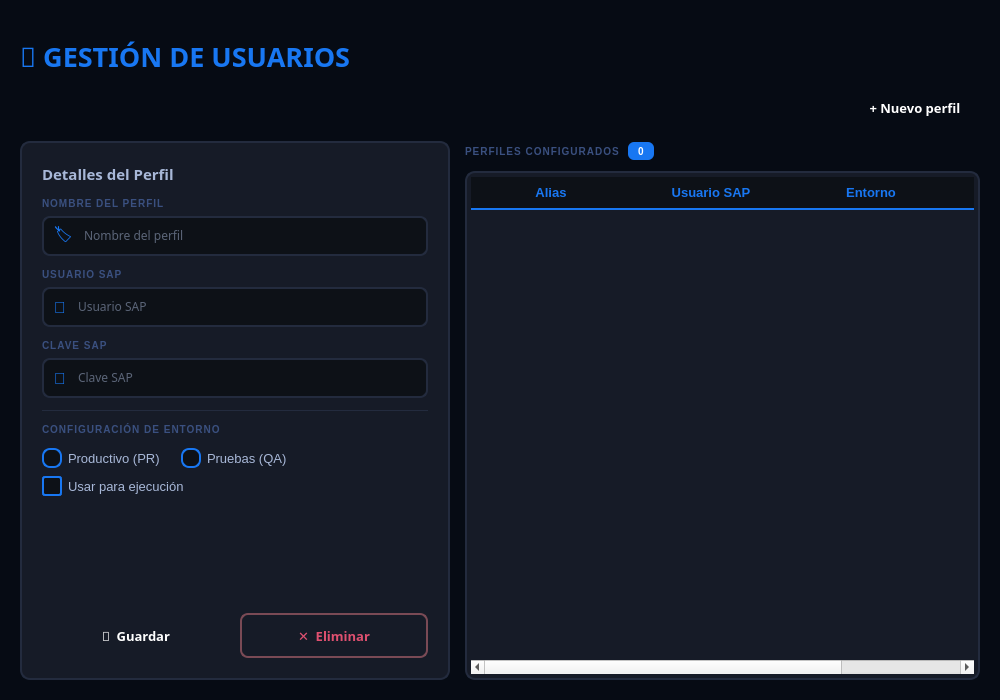
<?xml version="1.0" encoding="UTF-8"?>
<ui version="4.0">
 <class>credenciales</class>
 <widget class="QMainWindow" name="credenciales">
  <property name="geometry">
   <rect>
    <x>0</x>
    <y>0</y>
    <width>1000</width>
    <height>700</height>
   </rect>
  </property>
  <property name="font">
   <font>
    <family>72</family>
   </font>
  </property>
  <property name="windowTitle">
   <string>Credenciales</string>
  </property>
  <property name="windowIcon">
   <iconset>
    <normaloff>../recursos/magnus.ico</normaloff>../recursos/magnus.ico</iconset>
  </property>
  <property name="styleSheet">
   <string notr="true">
/* ═══════════════════════════════════════════════
   GLASSMORPHISM DARK — CREDENCIALES
   Base: fondo profundo con capa de &quot;vidrio&quot; encima
   ═══════════════════════════════════════════════ */

QMainWindow, QWidget#centralwidget {
    background-color: #060B14;
    background-image:
        radial-gradient(ellipse at 20% 20%, rgba(24,119,242,0.08) 0%, transparent 55%),
        radial-gradient(ellipse at 80% 75%, rgba(7,94,84,0.07) 0%, transparent 55%);
}

QScrollBar:vertical { background:#0D1117; width:6px; border-radius:3px; }
QScrollBar::handle:vertical { background:#232B3E; border-radius:3px; min-height:20px; }
QScrollBar::handle:vertical:hover { background:#1877F2; }
QScrollBar::add-line:vertical, QScrollBar::sub-line:vertical { height:0px; }
   </string>
  </property>
  <widget class="QWidget" name="centralwidget">
   <layout class="QVBoxLayout" name="verticalLayout_main">
    <property name="spacing">
     <number>15</number>
    </property>
    <property name="leftMargin">
     <number>20</number>
    </property>
    <property name="topMargin">
     <number>20</number>
    </property>
    <property name="rightMargin">
     <number>20</number>
    </property>
    <property name="bottomMargin">
     <number>20</number>
    </property>
    <item>
     <widget class="QFrame" name="top_accent">
      <property name="minimumSize">
       <size>
        <width>0</width>
        <height>3</height>
       </size>
      </property>
      <property name="maximumSize">
       <size>
        <width>16777215</width>
        <height>3</height>
       </size>
      </property>
      <property name="styleSheet">
       <string notr="true">
QFrame#top_accent {
    background: qlineargradient(x1:0,y1:0,x2:1,y2:0,
        stop:0   #1877F2,
        stop:0.4 #4FA3F7,
        stop:0.6 #38D9A9,
        stop:1   #075E54);
    border: none;
}
       </string>
      </property>
     </widget>
    </item>
    <item>
     <widget class="QLabel" name="label">
      <property name="font">
       <font>
        <family>72</family>
        <pointsize>12</pointsize>
        <bold>true</bold>
       </font>
      </property>
      <property name="styleSheet">
       <string notr="true">
color: #1877F2;
background: transparent;
border: none;
       </string>
      </property>
      <property name="text">
       <string>&lt;html&gt;&lt;head/&gt;&lt;body&gt;&lt;p&gt;&lt;span style=&quot; font-size:20pt;&quot;&gt;🔐 GESTIÓN DE USUARIOS&lt;/span&gt;&lt;/p&gt;&lt;/body&gt;&lt;/html&gt;</string>
      </property>
     </widget>
    </item>
    <item>
     <layout class="QHBoxLayout" name="hl_nuevo_perfil">
      <item>
       <spacer name="sp_header">
        <property name="orientation">
         <enum>Qt::Orientation::Horizontal</enum>
        </property>
        <property name="sizeHint" stdset="0">
         <size>
          <width>40</width>
          <height>20</height>
         </size>
        </property>
       </spacer>
      </item>
      <item>
       <widget class="QPushButton" name="btn_nuevo_perfil">
        <property name="minimumSize">
         <size>
          <width>130</width>
          <height>36</height>
         </size>
        </property>
        <property name="maximumSize">
         <size>
          <width>130</width>
          <height>36</height>
         </size>
        </property>
        <property name="font">
         <font>
          <family>72</family>
          <pointsize>10</pointsize>
          <fontweight>DemiBold</fontweight>
         </font>
        </property>
        <property name="styleSheet">
         <string notr="true">
QPushButton#btn_nuevo_perfil {
    background: qlineargradient(x1:0,y1:0,x2:1,y2:0,
        stop:0 #1877F2, stop:1 #3B8FF5);
    color: white;
    border-radius: 8px;
    font-family: &quot;72&quot;;
    font-size: 10pt;
    font-weight: 600;
    border: none;
    padding: 6px 12px;
}
QPushButton#btn_nuevo_perfil:hover {
    background: qlineargradient(x1:0,y1:0,x2:1,y2:0,
        stop:0 #145DB2, stop:1 #1877F2);
}
QPushButton#btn_nuevo_perfil:pressed { background-color: #0F4A99; }
         </string>
        </property>
        <property name="text">
         <string>+ Nuevo perfil</string>
        </property>
       </widget>
      </item>
     </layout>
    </item>
    <item>
     <layout class="QHBoxLayout" name="hl_body">
      <property name="spacing">
       <number>15</number>
      </property>
      <property name="leftMargin">
       <number>0</number>
      </property>
      <property name="topMargin">
       <number>0</number>
      </property>
      <property name="rightMargin">
       <number>0</number>
      </property>
      <property name="bottomMargin">
       <number>0</number>
      </property>
      <item>
       <widget class="QFrame" name="login_card">
        <property name="minimumSize">
         <size>
          <width>380</width>
          <height>0</height>
         </size>
        </property>
        <property name="maximumSize">
         <size>
          <width>430</width>
          <height>16777215</height>
         </size>
        </property>
        <property name="styleSheet">
         <string notr="true">
QFrame#login_card {
    background-color: #161B27;
    border: 1.5px solid #232B3E;
    border-radius: 10px;
}
QLabel { background: transparent; border: none; }
         </string>
        </property>
        <layout class="QVBoxLayout" name="verticalLayout_card">
         <property name="spacing">
          <number>12</number>
         </property>
         <property name="leftMargin">
          <number>20</number>
         </property>
         <property name="topMargin">
          <number>20</number>
         </property>
         <property name="rightMargin">
          <number>20</number>
         </property>
         <property name="bottomMargin">
          <number>20</number>
         </property>
         <item>
          <widget class="QLabel" name="lbl_form_title">
           <property name="font">
            <font>
             <family>72</family>
             <pointsize>11</pointsize>
             <bold>true</bold>
            </font>
           </property>
           <property name="styleSheet">
            <string notr="true">color: #A8B8D8; background: transparent; border: none;</string>
           </property>
           <property name="text">
            <string>Detalles del Perfil</string>
           </property>
          </widget>
         </item>
         <item>
          <layout class="QVBoxLayout" name="vl_f_alias">
           <property name="spacing">
            <number>6</number>
           </property>
           <item>
            <widget class="QLabel" name="lbl_f_alias">
             <property name="styleSheet">
              <string notr="true">
color: #3A5080;
font-family: &quot;72&quot;;
font-size: 7.5pt;
font-weight: 700;
letter-spacing: 1px;
background: transparent;
border: none;
              </string>
             </property>
             <property name="text">
              <string>NOMBRE DEL PERFIL</string>
             </property>
            </widget>
           </item>
           <item>
            <widget class="QFrame" name="frame_alias">
             <property name="minimumSize">
              <size>
               <width>0</width>
               <height>40</height>
              </size>
             </property>
             <property name="styleSheet">
              <string notr="true">
QFrame#frame_alias {
    background-color: #0D1117;
    border-radius: 8px;
    border: 1.5px solid #232B3E;
}
QFrame#frame_alias:focus-within {
    border-color: #1877F2;
}
              </string>
             </property>
             <layout class="QHBoxLayout" name="hl_alias">
              <property name="spacing">
               <number>8</number>
              </property>
              <property name="leftMargin">
               <number>10</number>
              </property>
              <property name="topMargin">
               <number>0</number>
              </property>
              <property name="rightMargin">
               <number>10</number>
              </property>
              <property name="bottomMargin">
               <number>0</number>
              </property>
              <item>
               <widget class="QLabel" name="lbl_alias_icon">
                <property name="styleSheet">
                 <string notr="true">color: #1877F2; font-size: 12pt; background: transparent; border: none;</string>
                </property>
                <property name="text">
                 <string>🏷</string>
                </property>
               </widget>
              </item>
              <item>
               <widget class="QLineEdit" name="txt_usuario">
                <property name="font">
                 <font>
                  <family>72</family>
                  <pointsize>9</pointsize>
                 </font>
                </property>
                <property name="styleSheet">
                 <string notr="true">
QLineEdit {
    background: transparent;
    border: none;
    color: #A8B8D8;
    font-family: &quot;72&quot;;
    font-size: 9pt;
    padding: 2px;
}
                 </string>
                </property>
                <property name="placeholderText">
                 <string>Nombre del perfil</string>
                </property>
               </widget>
              </item>
             </layout>
            </widget>
           </item>
          </layout>
         </item>
         <item>
          <layout class="QVBoxLayout" name="vl_f_user">
           <property name="spacing">
            <number>6</number>
           </property>
           <item>
            <widget class="QLabel" name="lbl_user">
             <property name="styleSheet">
              <string notr="true">
color: #3A5080;
font-family: &quot;72&quot;;
font-size: 7.5pt;
font-weight: 700;
letter-spacing: 1px;
background: transparent;
border: none;
              </string>
             </property>
             <property name="text">
              <string>USUARIO SAP</string>
             </property>
            </widget>
           </item>
           <item>
            <widget class="QFrame" name="frame_user">
             <property name="minimumSize">
              <size>
               <width>0</width>
               <height>40</height>
              </size>
             </property>
             <property name="styleSheet">
              <string notr="true">
QFrame#frame_user {
    background-color: #0D1117;
    border-radius: 8px;
    border: 1.5px solid #232B3E;
}
              </string>
             </property>
             <layout class="QHBoxLayout" name="hl_user">
              <property name="spacing">
               <number>8</number>
              </property>
              <property name="leftMargin">
               <number>10</number>
              </property>
              <property name="topMargin">
               <number>0</number>
              </property>
              <property name="rightMargin">
               <number>10</number>
              </property>
              <property name="bottomMargin">
               <number>0</number>
              </property>
              <item>
               <widget class="QLabel" name="lbl_user_icon">
                <property name="styleSheet">
                 <string notr="true">color: #1877F2; font-size: 12pt; background: transparent; border: none;</string>
                </property>
                <property name="text">
                 <string>👤</string>
                </property>
               </widget>
              </item>
              <item>
               <widget class="QLineEdit" name="txt_clave">
                <property name="font">
                 <font>
                  <family>72</family>
                  <pointsize>9</pointsize>
                 </font>
                </property>
                <property name="styleSheet">
                 <string notr="true">
QLineEdit {
    background: transparent;
    border: none;
    color: #A8B8D8;
    font-family: &quot;72&quot;;
    font-size: 9pt;
    padding: 2px;
}
                 </string>
                </property>
                <property name="placeholderText">
                 <string>Usuario SAP</string>
                </property>
               </widget>
              </item>
             </layout>
            </widget>
           </item>
          </layout>
         </item>
         <item>
          <layout class="QVBoxLayout" name="vl_f_pass">
           <property name="spacing">
            <number>6</number>
           </property>
           <item>
            <widget class="QLabel" name="lbl_f_pass">
             <property name="styleSheet">
              <string notr="true">
color: #3A5080;
font-family: &quot;72&quot;;
font-size: 7.5pt;
font-weight: 700;
letter-spacing: 1px;
background: transparent;
border: none;
              </string>
             </property>
             <property name="text">
              <string>CLAVE SAP</string>
             </property>
            </widget>
           </item>
           <item>
            <widget class="QFrame" name="frame_pass">
             <property name="minimumSize">
              <size>
               <width>0</width>
               <height>40</height>
              </size>
             </property>
             <property name="styleSheet">
              <string notr="true">
QFrame#frame_pass {
    background-color: #0D1117;
    border-radius: 8px;
    border: 1.5px solid #232B3E;
}
              </string>
             </property>
             <layout class="QHBoxLayout" name="hl_pass">
              <property name="spacing">
               <number>8</number>
              </property>
              <property name="leftMargin">
               <number>10</number>
              </property>
              <property name="topMargin">
               <number>0</number>
              </property>
              <property name="rightMargin">
               <number>10</number>
              </property>
              <property name="bottomMargin">
               <number>0</number>
              </property>
              <item>
               <widget class="QLabel" name="lbl_pass_icon">
                <property name="styleSheet">
                 <string notr="true">color: #1877F2; font-size: 12pt; background: transparent; border: none;</string>
                </property>
                <property name="text">
                 <string>🔑</string>
                </property>
               </widget>
              </item>
              <item>
               <widget class="QLineEdit" name="txt_clave_sap">
                <property name="font">
                 <font>
                  <family>72</family>
                  <pointsize>9</pointsize>
                 </font>
                </property>
                <property name="styleSheet">
                 <string notr="true">
QLineEdit {
    background: transparent;
    border: none;
    color: #A8B8D8;
    font-family: &quot;72&quot;;
    font-size: 9pt;
    padding: 2px;
}
                 </string>
                </property>
                <property name="echoMode">
                 <enum>QLineEdit::EchoMode::Password</enum>
                </property>
                <property name="placeholderText">
                 <string>Clave SAP</string>
                </property>
               </widget>
              </item>
             </layout>
            </widget>
           </item>
          </layout>
         </item>
         <item>
          <widget class="QFrame" name="separator_entorno">
           <property name="minimumSize">
            <size>
             <width>0</width>
             <height>1</height>
            </size>
           </property>
           <property name="maximumSize">
            <size>
             <width>16777215</width>
             <height>1</height>
            </size>
           </property>
           <property name="styleSheet">
            <string notr="true">
QFrame#separator_entorno {
    background-color: #232B3E;
    border: none;
}
            </string>
           </property>
          </widget>
         </item>
         <item>
          <widget class="QLabel" name="lbl_entorno_title">
           <property name="styleSheet">
            <string notr="true">
color: #3A5080;
font-family: &quot;72&quot;;
font-size: 7.5pt;
font-weight: 700;
letter-spacing: 1px;
background: transparent;
border: none;
            </string>
           </property>
           <property name="text">
            <string>CONFIGURACIÓN DE ENTORNO</string>
           </property>
          </widget>
         </item>
         <item>
          <layout class="QVBoxLayout" name="vl_entorno">
           <property name="spacing">
            <number>8</number>
           </property>
           <item>
            <layout class="QHBoxLayout" name="hl_entorno_radios">
             <property name="spacing">
              <number>20</number>
             </property>
             <item>
              <widget class="QRadioButton" name="radio_prd">
               <property name="styleSheet">
                <string notr="true">
QRadioButton {
    color: #A8B8D8;
    background: transparent;
    font-family: &quot;72&quot;;
    font-size: 10pt;
    border: none;
    spacing: 6px;
}
QRadioButton::indicator {
    width: 16px;
    height: 16px;
    border-radius: 8px;
    border: 1.5px solid #1877F2;
    background-color: #0D1117;
}
QRadioButton::indicator:hover {
    border: 1.5px solid #4FA3F7;
    background-color: #1A2236;
}
QRadioButton::indicator:checked {
    background: qlineargradient(x1:0,y1:0,x2:1,y2:1,
        stop:0 #1877F2, stop:1 #0E5DA9);
    border-color: #1877F2;
}
                </string>
               </property>
               <property name="text">
                <string>Productivo (PR)</string>
               </property>
              </widget>
             </item>
             <item>
              <widget class="QRadioButton" name="radio_qas">
               <property name="styleSheet">
                <string notr="true">
QRadioButton {
    color: #A8B8D8;
    background: transparent;
    font-family: &quot;72&quot;;
    font-size: 10pt;
    border: none;
    spacing: 6px;
}
QRadioButton::indicator {
    width: 16px;
    height: 16px;
    border-radius: 8px;
    border: 1.5px solid #1877F2;
    background-color: #0D1117;
}
QRadioButton::indicator:hover {
    border: 1.5px solid #4FA3F7;
    background-color: #1A2236;
}
QRadioButton::indicator:checked {
    background: qlineargradient(x1:0,y1:0,x2:1,y2:1,
        stop:0 #1877F2, stop:1 #0E5DA9);
    border-color: #1877F2;
}
                </string>
               </property>
               <property name="text">
                <string>Pruebas (QA)</string>
               </property>
              </widget>
             </item>
             <item>
              <spacer name="sp_radios">
               <property name="orientation">
                <enum>Qt::Orientation::Horizontal</enum>
               </property>
               <property name="sizeHint" stdset="0">
                <size>
                 <width>20</width>
                 <height>20</height>
                </size>
               </property>
              </spacer>
             </item>
            </layout>
           </item>
           <item>
            <widget class="QCheckBox" name="chx_activo">
             <property name="styleSheet">
              <string notr="true">
QCheckBox {
    color: #A8B8D8;
    background: transparent;
    font-family: &quot;72&quot;;
    font-size: 10pt;
    border: none;
    spacing: 6px;
}
QCheckBox::indicator {
    width: 16px;
    height: 16px;
    border-radius: 3px;
    border: 1.5px solid #1877F2;
    background-color: #0D1117;
}
QCheckBox::indicator:hover {
    border: 1.5px solid #4FA3F7;
    background-color: #1A2236;
}
QCheckBox::indicator:checked {
    background-color: #1877F2;
    border-color: #145DB2;
}
QCheckBox::indicator:pressed {
    background-color: #145DB2;
}
              </string>
             </property>
             <property name="text">
              <string>Usar para ejecución</string>
             </property>
            </widget>
           </item>
          </layout>
         </item>
         <item>
          <spacer name="sp_middle">
           <property name="orientation">
            <enum>Qt::Orientation::Vertical</enum>
           </property>
           <property name="sizeHint" stdset="0">
            <size>
             <width>20</width>
             <height>20</height>
            </size>
           </property>
          </spacer>
         </item>
         <item>
          <layout class="QHBoxLayout" name="hl_buttons">
           <property name="spacing">
            <number>10</number>
           </property>
           <item>
            <widget class="QPushButton" name="btn_guardar">
             <property name="minimumSize">
              <size>
               <width>0</width>
               <height>45</height>
              </size>
             </property>
             <property name="font">
              <font>
               <family>72</family>
               <pointsize>10</pointsize>
               <fontweight>DemiBold</fontweight>
              </font>
             </property>
             <property name="styleSheet">
              <string notr="true">
QPushButton#btn_guardar {
    background: qlineargradient(x1:0,y1:0,x2:1,y2:0,
        stop:0 #1877F2, stop:1 #3B8FF5);
    color: white;
    border-radius: 8px;
    font-family: &quot;72&quot;;
    font-size: 10pt;
    font-weight: 600;
    border: none;
    padding: 6px 12px;
}
QPushButton#btn_guardar:hover {
    background: qlineargradient(x1:0,y1:0,x2:1,y2:0,
        stop:0 #145DB2, stop:1 #1877F2);
}
QPushButton#btn_guardar:pressed { background-color: #0F4A99; }
              </string>
             </property>
             <property name="text">
              <string>💾  Guardar</string>
             </property>
            </widget>
           </item>
           <item>
            <widget class="QPushButton" name="btn_eliminar_perfil">
             <property name="minimumSize">
              <size>
               <width>0</width>
               <height>45</height>
              </size>
             </property>
             <property name="font">
              <font>
               <family>72</family>
               <pointsize>10</pointsize>
               <fontweight>DemiBold</fontweight>
              </font>
             </property>
             <property name="styleSheet">
              <string notr="true">
QPushButton#btn_eliminar_perfil {
    background-color: transparent;
    color: #E05070;
    border: 2px solid #7A4A55;
    border-radius: 8px;
    font-family: &quot;72&quot;;
    font-size: 10pt;
    font-weight: 600;
    padding: 6px 12px;
}
QPushButton#btn_eliminar_perfil:hover {
    background-color: #2A1520;
    color: #FF5577;
    border-color: #E05070;
}
QPushButton#btn_eliminar_perfil:pressed {
    background-color: #200F18;
    color: #FF3355;
}
              </string>
             </property>
             <property name="text">
              <string>✕  Eliminar</string>
             </property>
            </widget>
           </item>
          </layout>
         </item>
        </layout>
       </widget>
      </item>
      <item>
       <layout class="QVBoxLayout" name="vl_lista_area">
        <property name="spacing">
         <number>10</number>
        </property>
        <item>
         <layout class="QHBoxLayout" name="hl_lista_header">
          <property name="spacing">
           <number>8</number>
          </property>
          <item>
           <widget class="QLabel" name="lbl_sec_perfiles">
            <property name="styleSheet">
             <string notr="true">
color: #3A5080;
font-family: &quot;72&quot;;
font-size: 7.5pt;
font-weight: 700;
letter-spacing: 1px;
background: transparent;
border: none;
             </string>
            </property>
            <property name="text">
             <string>PERFILES CONFIGURADOS</string>
            </property>
           </widget>
          </item>
          <item>
           <widget class="QLabel" name="lbl_conteo">
            <property name="styleSheet">
             <string notr="true">
color: #FFFFFF;
background-color: #1877F2;
border-radius: 6px;
font-family: &quot;72&quot;;
font-size: 7.5pt;
font-weight: 700;
min-width: 18px;
max-width: 28px;
min-height: 18px;
max-height: 18px;
padding: 0px 4px;
             </string>
            </property>
            <property name="text">
             <string>0</string>
            </property>
            <property name="alignment">
             <set>Qt::AlignmentFlag::AlignCenter</set>
            </property>
           </widget>
          </item>
          <item>
           <spacer name="sp_lista_h">
            <property name="orientation">
             <enum>Qt::Orientation::Horizontal</enum>
            </property>
            <property name="sizeHint" stdset="0">
             <size>
              <width>40</width>
              <height>20</height>
             </size>
            </property>
           </spacer>
          </item>
         </layout>
        </item>
        <item>
         <widget class="QTableWidget" name="tbl_usuarios">
          <property name="sizePolicy">
           <sizepolicy hsizetype="Expanding" vsizetype="Expanding">
            <horstretch>0</horstretch>
            <verstretch>0</verstretch>
           </sizepolicy>
          </property>
          <property name="styleSheet">
           <string notr="true">
QTableWidget#tbl_usuarios {
    background-color: #161B27;
    color: #A8B8D8;
    font-family: &quot;72&quot;;
    font-size: 13px;
    border: 1.5px solid #232B3E;
    border-radius: 10px;
    padding: 4px;
    gridline-color: #1E2840;
    outline: none;
}
QTableWidget#tbl_usuarios::item {
    padding: 8px;
    border: none;
}
QTableWidget#tbl_usuarios::item:selected {
    background-color: #1877F2;
    color: #FFFFFF;
    border-radius: 4px;
}
QTableWidget#tbl_usuarios::item:hover {
    background-color: #1A2236;
}
QHeaderView::section {
    background-color: #0D1117;
    color: #1877F2;
    font-family: &quot;72&quot;;
    font-size: 13px;
    font-weight: bold;
    border: none;
    border-bottom: 2px solid #1877F2;
    padding: 6px;
    text-align: left;
}
QTableCornerButton::section {
    background-color: #0D1117;
    border: none;
    border-bottom: 2px solid #1877F2;
}
QHeaderView::section:vertical {
    border-bottom: none;
    border-right: none;
    width: 0px;
}
QScrollBar:vertical {
    background: #0D1117;
    width: 6px;
    border-radius: 3px;
}
QScrollBar::handle:vertical {
    background: #232B3E;
    border-radius: 3px;
    min-height: 20px;
}
QScrollBar::handle:vertical:hover { background: #1877F2; }
QScrollBar::add-line:vertical,
QScrollBar::sub-line:vertical { height: 0px; }
QScrollBar:horizontal {
    background: #0D1117;
    height: 6px;
    border-radius: 3px;
}
QScrollBar::handle:horizontal {
    background: #232B3E;
    border-radius: 3px;
    min-width: 20px;
}
QScrollBar::handle:horizontal:hover { background: #1877F2; }
QScrollBar::add-line:horizontal,
QScrollBar::sub-line:horizontal { width: 0px; }
           </string>
          </property>
          <attribute name="horizontalHeaderMinimumSectionSize">
           <number>80</number>
          </attribute>
          <attribute name="horizontalHeaderDefaultSectionSize">
           <number>160</number>
          </attribute>
          <attribute name="horizontalHeaderStretchLastSection">
           <bool>true</bool>
          </attribute>
          <attribute name="verticalHeaderVisible">
           <bool>false</bool>
          </attribute>
          <column>
           <property name="text">
            <string>Alias</string>
           </property>
          </column>
          <column>
           <property name="text">
            <string>Usuario SAP</string>
           </property>
          </column>
          <column>
           <property name="text">
            <string>Entorno</string>
           </property>
          </column>
          <column>
           <property name="text">
            <string>Seleccionado</string>
           </property>
          </column>
         </widget>
        </item>
       </layout>
      </item>
     </layout>
    </item>
   </layout>
  </widget>
 </widget>
 <resources/>
 <connections/>
</ui>
